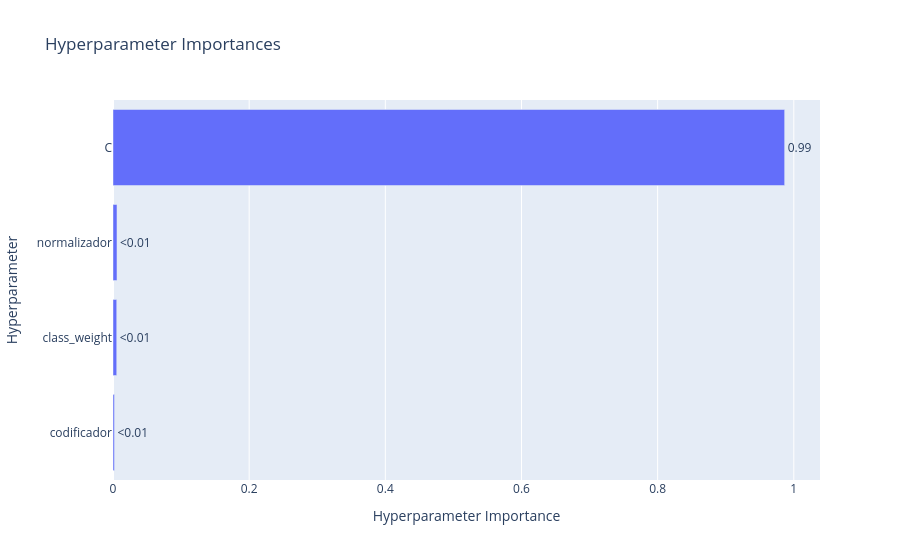

Notebook source saved alongside this figure:
### Markdown cell above
Para entender quais escolhas mais influenciaram o desempenho do Logistic Regression, foi calculado a importância de cada hiperparâmetro. No entanto, esse resultado deve ser lido com cautela, já que uma importância baixa não significa que o hiperparâmetro seja irrelevante, e sim que, no espaço explorado, variá-lo modou pouco o PR-AUC em comparação ao 'C'.

### Code cell
vis.plot_param_importances(logreg_nanotox)

### Figure 1 — Plotly figure (JSON) as saved in the notebook; plotly's stock layout.template omitted (floating-point values rounded to 4 significant figures)
{"data": [{"cliponaxis": false, "hovertemplate": ["codificador (CategoricalDistribution): 0.0021205411112452627<extra></extra>", "class_weight (CategoricalDistribution): 0.005485850247910523<extra></extra>", "normalizador (CategoricalDistribution): 0.005851368938453263<extra></extra>", "C (FloatDistribution): 0.9865422397023911<extra></extra>"], "name": "Objective Value", "orientation": "h", "text": ["<0.01", "<0.01", "<0.01", "0.99"], "textposition": "outside", "type": "bar", "x": [0.002121, 0.005486, 0.005851, 0.9865], "y": ["codificador", "class_weight", "normalizador", "C"]}], "layout": {"title": {"text": "Hyperparameter Importances"}, "xaxis": {"title": {"text": "Hyperparameter Importance"}}, "yaxis": {"title": {"text": "Hyperparameter"}}}}
